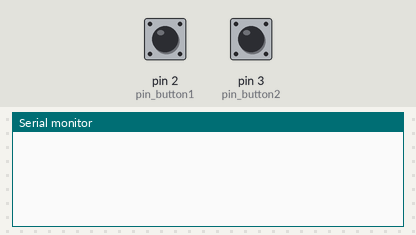
The sketch below on a simulated Arduino Uno, built with avr-gcc and run on an emulated ATmega328P. Parts: the last lines printed to the serial monitor. Inputs (shaded band) come from the test bench; at power-on: pin 2 (pin_button1) HIGH, pin 3 (pin_button2) HIGH.

Above: at 1.2 s.
1.3 s: pin 2 (pin_button1) pulled LOW for 0.15 s
At 2.6 s:
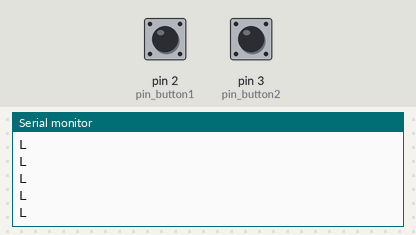
2.9 s: pin 3 (pin_button2) pulled LOW for 0.15 s
At 4.1 s:
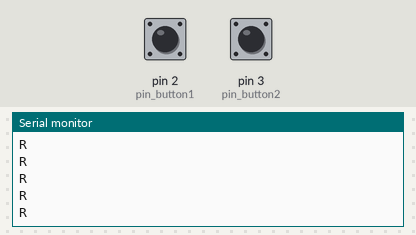

Measured:
- after the input at 1.3 s, the serial monitor: prints a new line at once (image 1)
- after the input at 2.9 s, the serial monitor: prints a new line at once (image 2)

The sketch:

sketch_dec13a.ino
```cpp
const int pin_button1 = 2; // yellow-left
const int pin_button2 = 3; // green-right
const int pin_button3 = 4;
const int pin_button4 = 5;

void setup() {
  Serial.begin(9600);

  pinMode(pin_button1, INPUT);
  pinMode(pin_button2, INPUT);
  pinMode(pin_button3, INPUT);
  pinMode(pin_button4, INPUT);
}

void loop() {

  if (digitalRead(pin_button1) == LOW) {
    Serial.println("L"); // Unity will read this value
    Serial.flush();
    delay(20); // This delay is important - 20 should be enough for a smooth transition.
  }

  if (digitalRead(pin_button2) == LOW) {
    Serial.println("R"); // Unity will read this value
    Serial.flush();
    delay(20);
  }
//
//    if (digitalRead(pin_button3) == LOW) {
//    Serial.println("U"); // Unity will read this value
//    Serial.flush();
//    delay(20);
//  }
//
//    if (digitalRead(pin_button4) == LOW) {
//    Serial.println("D"); // Unity will read this value
//    Serial.flush();
//    delay(20);
//  }

}
```
